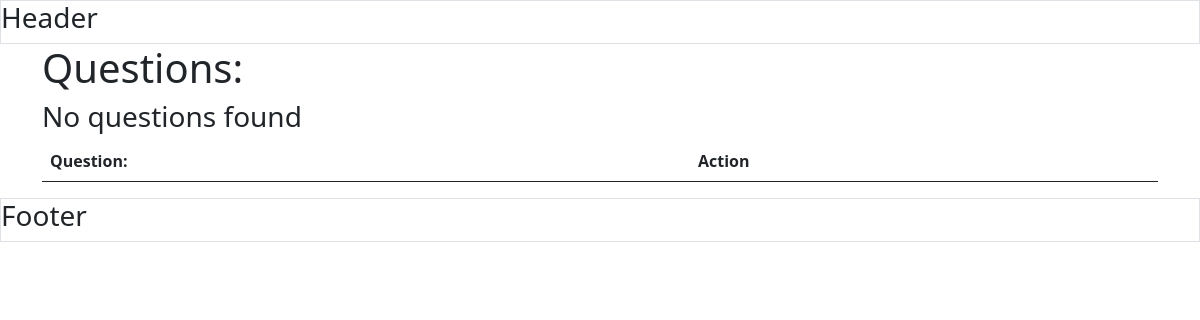
The app's page /Department/admin/questions.php, older data.
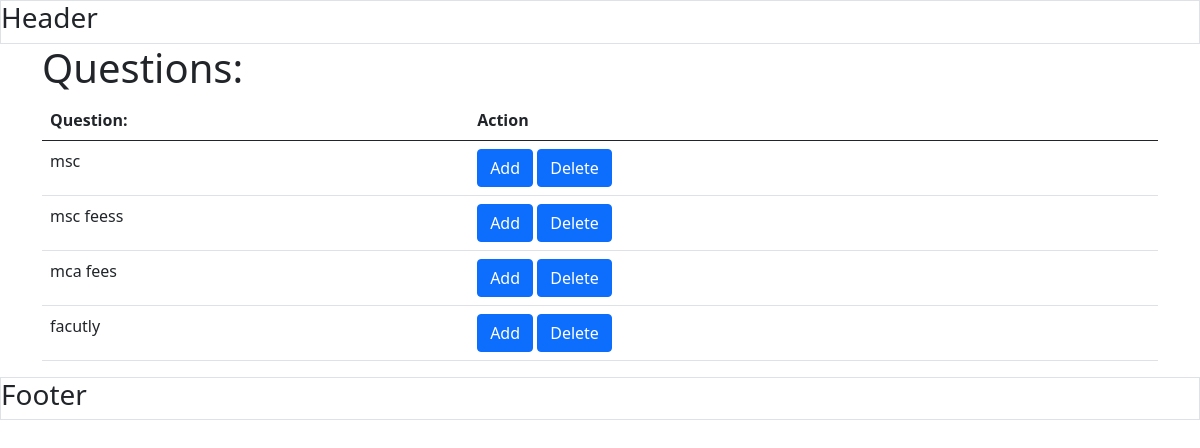
The same page, newer data.
### tables this page shows
CREATE TABLE `tmp_questions` (
  `tmp_question_id` int(11) NOT NULL,
  `question` text NOT NULL,
  `type` varchar(35) NOT NULL
);

### Department/admin/questions.php (the view, shortened to what this page needs)
<?php
    include "include/connection/db.php";
?>
<!DOCTYPE html>
<html lang="en">
<head>
    <link rel="stylesheet" href="include/css/bootstrap.min.css">
</head>
<body>
    <header class="border border-1">
        <h3>Header</h3>
    </header>
    <div class="container">
        <h1>Questions:</h1>
        <table class="table">
            <thead>
                <tr>
                    <th>Question:</th>
                    <th>Action</th>
                </tr>
            </thead>
            <tbody>
<?php
                     $query = "SELECT * FROM `tmp_questions`";
  $result = $conn->query($query);
    if ($result->num_rows > 0)
    {
        while($row = $result->fetch_assoc())
        {
            $tmp_question_id=$row["tmp_question_id"];
            $question=$row["question"];
         ?>                <tr>
                    <td><?php echo $question;?></td>
                    <td>
                        <button id="edit-<?php echo $tmp_question_id;?>" class="edit-question-btn btn btn-primary" data-bs-toggle="modal" data-bs-target="#addModal">Add</button>
                        <button id="delete-<?php echo $tmp_question_id;?>" class="delete-question-btn btn btn-primary">Delete</button>
                    </td>
                </tr>
            <?php
        }
    }
    else{
?>
            <h3>No questions found</h3>
    <?php
        }
            ?>
            </tbody>
        </table>
    </div>
    <footer class="border border-1">
        <h3>Footer</h3>
    </footer>
</body>
</html>

Row changes from the older to the newer data that the page shows:
added tmp_questions: question "msc"
added tmp_questions: question "msc feess"
added tmp_questions: question "mca fees"
added tmp_questions: question "facutly"
Text that changed along with them:
text no longer shown: "No questions found"
